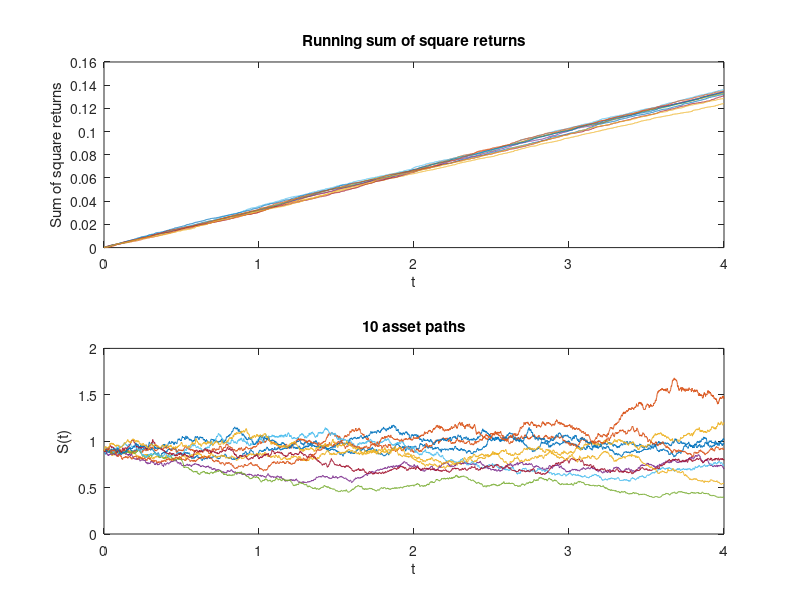

This figure's MATLAB source:
%CH07 Program for Chapter 7
%
% Plot discrete sample paths
randn('state',100)
clf
%%%%%%%%% Problem parameters %%%%%%%%%%%
S = 0.9; mu = 0.04537882; sigma = mu*4; L = 4000; T = 4; dt = T/L; M = 10;
%%%%%%%%%%%%%%%%%%%%%%%%%%%%%%%%
tvals = [0:dt:T];
tvalsSum = [0:dt:T-dt];
Svals = S*cumprod(exp((mu-0.5*sigma^2)*dt + sigma*sqrt(dt)*randn(M,L)),2);
Svals = [S*ones(M,1) Svals]; % add initial asset price

%Initializes divisor removing last element from Svals since
%we do not need this element for the difference operator
divisor = Svals(:,1:end-1);
%Computes square return
SquareReturn = (diff(Svals,1,2)./divisor).^2;

%Computes sum of all squarereturns
SumOfSquares = cumsum(SquareReturn,2);
subplot(2,1,1);
plot(tvalsSum, SumOfSquares)
title('Running sum of square returns')
xlabel('t')
ylabel('Sum of square returns')
subplot(2,1,2);
plot(tvals,Svals)
title(sprintf('%d asset paths', M))
xlabel('t'), ylabel('S(t)')